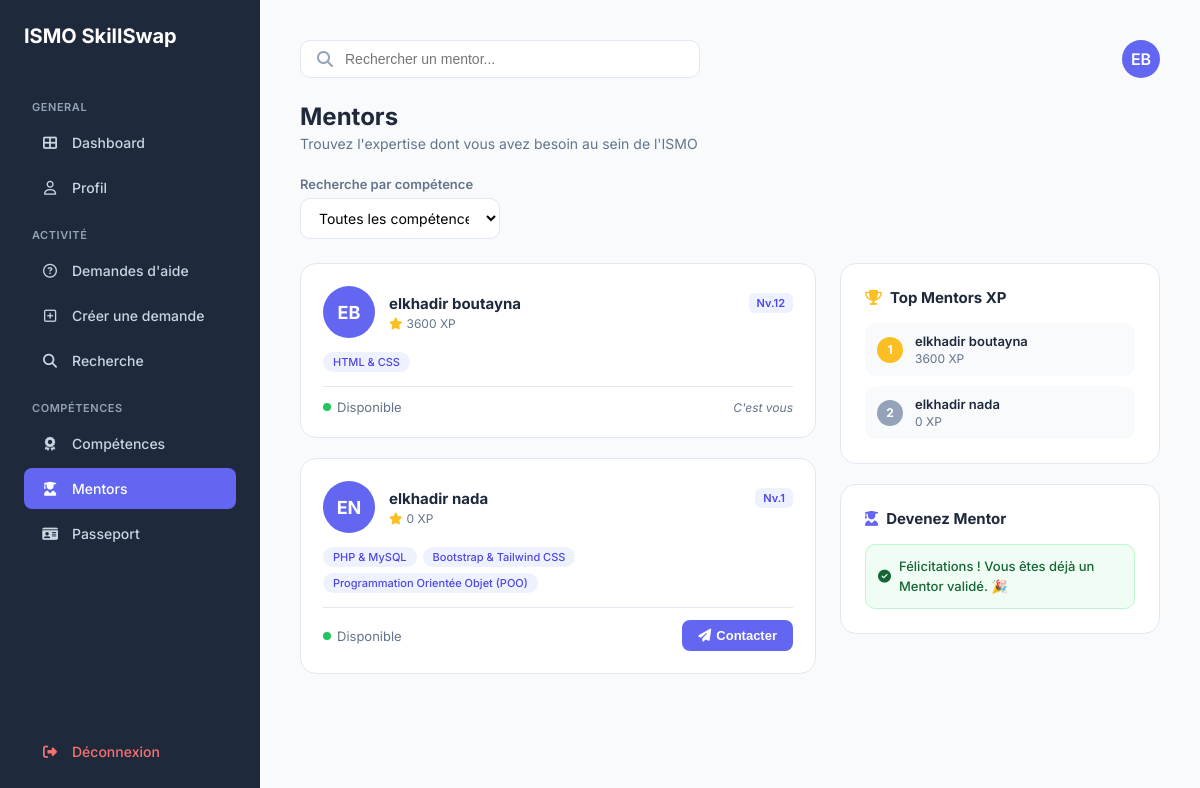
Screenshot of /Mentors.php (signed in) with the database file from the repository.
### tables this page shows
CREATE TABLE `utilisateur` (
  `id_utilisateur` int NOT NULL,
  `nom_uti` varchar(50) DEFAULT NULL,
  `prenom_uti` varchar(50) DEFAULT NULL,
  `email_uti` varchar(100) DEFAULT NULL,
  `pwd_uti` varchar(255) DEFAULT NULL,
  `role` enum('stagiaire','formateur','admin') DEFAULT NULL,
  `photo` varchar(255) DEFAULT 'default.png',
  `is_verified` tinyint(1) DEFAULT '0'
);

CREATE TABLE `stagiaire` (
  `id_utilisateur` int NOT NULL,
  `cef` varchar(50) DEFAULT NULL,
  `filiere` varchar(50) DEFAULT NULL,
  `score_global` int DEFAULT '0',
  `disponibilite` tinyint(1) DEFAULT '1',
  `id_passeport` int DEFAULT NULL
);

### Mentors.php (the view, shortened to what this page needs)
<?php
require_once 'config.php';
$userId   = $_SESSION['user_id'];
$userRole = $_SESSION['user_role'];
$queryUser = $pdo->prepare("SELECT prenom_uti, nom_uti FROM utilisateur WHERE id_utilisateur = :id");
$queryUser->execute(['id' => $userId]);
$currentUser = $queryUser->fetch();
$initials = $currentUser ? strtoupper(substr($currentUser['prenom_uti'], 0, 1) . substr($currentUser['nom_uti'], 0, 1)) : "ST";
$dashboard_link = "dashboard.php";
$queryStatus = $pdo->prepare(
    "SELECT statut FROM demande_mentorat
     WHERE id_stagiaire = ? AND (message_demande IS NULL OR message_demande = '')
     ORDER BY id_demande_m DESC LIMIT 1"
);
$queryStatus->execute([$userId]);
$demande_mentor = $queryStatus->fetch();
$statut_mentor  = $demande_mentor ? $demande_mentor['statut'] : null;
$queryMentors = $pdo->query(
    "SELECT u.id_utilisateur, u.nom_uti, u.prenom_uti, s.score_global
     FROM utilisateur u
     INNER JOIN stagiaire s ON u.id_utilisateur = s.id_utilisateur
     INNER JOIN demande_mentorat d ON s.id_utilisateur = d.id_stagiaire
     WHERE d.statut = 'valide'
     GROUP BY u.id_utilisateur
     ORDER BY s.score_global DESC"
);
$all_mentors = $queryMentors->fetchAll(PDO::FETCH_ASSOC);
$mentor_skills = [];
foreach ($all_mentors as $m) {
    $stmtSkills = $pdo->prepare(
        "SELECT c.nom_comp FROM maitriser ma
         JOIN competence c ON ma.id_comp = c.id_comp
         WHERE ma.id_utilisateur = :id LIMIT 4"
    );
    $stmtSkills->execute(['id' => $m['id_utilisateur']]);
    $mentor_skills[$m['id_utilisateur']] = $stmtSkills->fetchAll(PDO::FETCH_COLUMN);
}
?>
<!DOCTYPE html>
<html lang="fr">
<head>
    <link rel="stylesheet" href="https://cdnjs.cloudflare.com/ajax/libs/font-awesome/6.4.0/css/all.min.css">
</head>
<body>
<aside class="sidebar">
    <h1>ISMO SkillSwap</h1>
    <p class="menu-title">GENERAL</p>
    <nav>
        <a href="<?php echo $dashboard_link; ?>" class="menu-item"><i class="fas fa-th-large"></i> <span>Dashboard</span></a>
        <a href="profil.php"        class="menu-item"><i class="far fa-user"></i>           <span>Profil</span></a>
        <p class="menu-title">ACTIVITÉ</p>
        <a href="demandes_aide.php" class="menu-item"><i class="far fa-question-circle"></i> <span>Demandes d'aide</span></a>
        <a href="creer_demande.php" class="menu-item"><i class="far fa-plus-square"></i>    <span>Créer une demande</span></a>
        <a href="recherche.php"     class="menu-item"><i class="fas fa-search"></i>          <span>Recherche</span></a>
        <p class="menu-title">COMPÉTENCES</p>
        <a href="competence.php"    class="menu-item"><i class="fas fa-award"></i>           <span>Compétences</span></a>
        <a href="mentors.php"       class="menu-item active"><i class="fas fa-user-graduate"></i> <span>Mentors</span></a>
        <a href="passport.php"      class="menu-item"><i class="fas fa-id-card"></i>         <span>Passeport</span></a>
    </nav>
    <div style="margin-top:auto;">
        <a href="logout.php" class="menu-item" style="color:#f87171;"><i class="fas fa-sign-out-alt"></i> <span>Déconnexion</span></a>
    </div>
</aside>
<main class="main">
    <header>
        <div class="search-box-top">
            <i class="fas fa-search" style="color:#94a3b8;"></i>
            <input type="text" id="searchInput" placeholder="Rechercher un mentor...">
        </div>
        <a href="profil.php" class="avatar-top"><?php echo $initials; ?></a>
    </header>
    <div class="page-header">
        <h1>Mentors</h1>
        <p>Trouvez l'expertise dont vous avez besoin au sein de l'ISMO</p>
    </div>
    <div class="filters">
        <div class="filter-group">
            <label>Recherche par compétence</label>
            <select id="skillFilter">
                <option value="">Toutes les compétences</option>
            </select>
        </div>
    </div>
    <div class="content-layout">
        <div class="cards-grid" id="mentorsContainer">
            <?php if (empty($all_mentors)): ?>
                <div class="empty-state">
                    <i class="fas fa-user-graduate"></i>
                    <p>Aucun mentor disponible pour le moment.</p>
                </div>
            <?php else: ?>
                <?php foreach ($all_mentors as $m):
                    $mInitials = strtoupper(substr($m['prenom_uti'], 0, 1) . substr($m['nom_uti'], 0, 1));
                    $level     = max(1, floor(($m['score_global'] ?? 0) / 300));
                    $skills    = $mentor_skills[$m['id_utilisateur']] ?? [];
                ?>
                <div class="card mentor-card"
                     data-name="<?php echo strtolower(htmlspecialchars($m['prenom_uti'] . ' ' . $m['nom_uti'])); ?>"
                     data-skills="<?php echo strtolower(implode(',', $skills)); ?>">
                    <div class="card-top">
                        <div class="avatar"><?php echo $mInitials; ?></div>
                        <div class="info">
                            <div class="name-row">
                                <h2><?php echo htmlspecialchars($m['prenom_uti'] . ' ' . $m['nom_uti']); ?></h2>
                                <span class="level-badge">Nv.<?php echo $level; ?></span>
                            </div>
                            <p class="xp-text"><i class="fas fa-star" style="color:#fbbf24; margin-right:4px;"></i><?php echo $m['score_global'] ?? 0; ?> XP</p>
                        </div>
                    </div>
                    <div class="tags">
                        <?php if (!empty($skills)): ?>
                            <?php foreach ($skills as $sk): ?>
                                <span class="tag"><?php echo htmlspecialchars($sk); ?></span>
                            <?php endforeach; ?>
                        <?php else: ?>
                            <span class="tag-empty">Aucune compétence renseignée</span>
                        <?php endif; ?>
                    </div>
                    <div class="card-footer">
                        <div class="status">
                            <span class="status-dot"></span>
                            <span>Disponible</span>
                        </div>
                        <?php if ($m['id_utilisateur'] != $userId): ?>
                            <button class="contact-btn"
                                onclick="openContactModal(<?php echo $m['id_utilisateur']; ?>, '<?php echo addslashes(htmlspecialchars($m['prenom_uti'] . ' ' . $m['nom_uti'])); ?>')">
                                <i class="fas fa-paper-plane" style="margin-right:5px;"></i>Contacter
                            </button>
                        <?php else: ?>
                            <span style="font-size:12px; color:var(--text-muted); font-style:italic;">C'est vous</span>
                        <?php endif; ?>
                    </div>
                </div>
                <?php endforeach; ?>
            <?php endif; ?>
        </div>
        <div class="side-content">
            <div class="side-card">
                <h3><i class="fas fa-trophy" style="color:#fbbf24; margin-right:8px;"></i>Top Mentors XP</h3>
                <div class="ranking-list">
                    <?php
                    $top = array_slice($all_mentors, 0, 3);
                    $rankClasses = ['gold', 'silver', 'bronze'];
                    foreach ($top as $i => $tm):
                    ?>
                    <div class="ranking-item">
                        <div class="rank-number <?php echo $rankClasses[$i]; ?>"><?php echo $i + 1; ?></div>
                        <div class="rank-info">
                            <h4><?php echo htmlspecialchars($tm['prenom_uti'] . ' ' . $tm['nom_uti']); ?></h4>
                            <p><?php echo $tm['score_global'] ?? 0; ?> XP</p>
                        </div>
                    </div>
                    <?php endforeach; ?>
                </div>
            </div>
            <?php if ($userRole === 'stagiaire'): ?>
            <div class="side-card become-mentor">
                <h3><i class="fas fa-user-graduate" style="color:var(--primary); margin-right:8px;"></i>Devenez Mentor</h3>
                <?php if ($statut_mentor === 'en_attente'): ?>
                    <div class="status-box status-pending">
                        <i class="fas fa-hourglass-half"></i>
                        <span>Votre demande est en cours d'examen par les formateurs.</span>
                    </div>
                <?php elseif ($statut_mentor === 'valide'): ?>
                    <div class="status-box status-approved">
                        <i class="fas fa-check-circle"></i>
                        <span>Félicitations ! Vous êtes déjà un Mentor validé. 🎉</span>
                    </div>
                <?php endif; ?>
            </div>
            <?php endif; ?>
        </div>
    </div>
</main>
</body>
</html>

### rows the page displays
utilisateur: initials "EB"
stagiaire: id_utilisateur.nom_uti "EB", id_utilisateur.nom_uti "elkhadir boutayna", score_global "12", score_global "3600", id_utilisateur.id_utilisateur "HTML & CSS", shows "C'est vous"
stagiaire: id_utilisateur.nom_uti "EN", id_utilisateur.nom_uti "elkhadir nada", score_global "1", score_global "0", id_utilisateur.id_utilisateur "PHP & MySQL", id_utilisateur.id_utilisateur "Bootstrap & Tailwind CSS", id_utilisateur.id_utilisateur "Programmation Orientée Objet (POO)"
